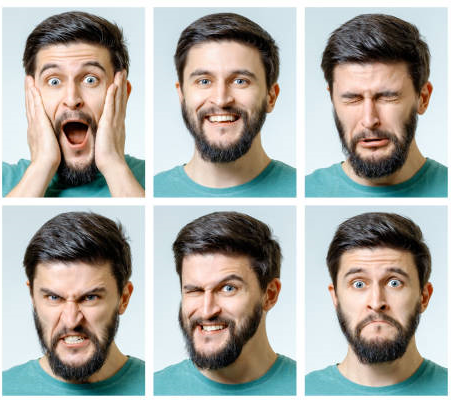
#> input picture assets/humans.PNG, 452 x 402 px
$ python tutorial5.py
#> lines starting #> are read from the running program, lines starting #| are printed output that depends on the picture; after the words box and inside, x2 and y2 are one past the last pixel; in counts of white or black regions, pixels touching at a corner belong together
import cv2

img = cv2.imread('assets/humans.PNG')
#> img is the input picture: shape (402, 452, 3); mean B, G, R 163.4, 169.2, 169.6

gray = cv2.cvtColor(img, cv2.COLOR_BGR2GRAY)
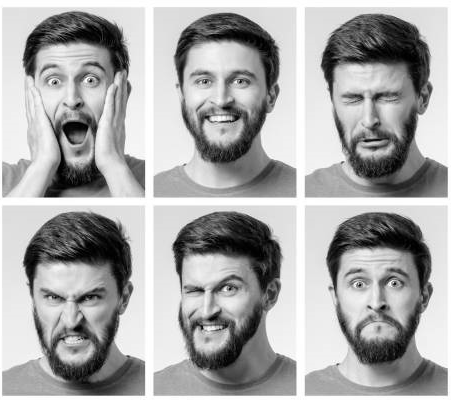
#> gray: shape (402, 452); min 0, max 255, mean 168.7

face_cascade = cv2.CascadeClassifier(cv2.data.haarcascades + "haarcascade_frontalface_default.xml")

faces = face_cascade.detectMultiScale(gray, 1.3, 5)
#> faces = [[25, 261, 94, 94], [175, 42, 97, 97], [23, 39, 101, 101], [323, 60, 98, 98], [164, 251, 98, 98], [325, 239, 106, 106]]

for x, y, w, h in faces:
    cv2.rectangle(img, (x, y), (x+w, y+h), (255, 0, 0), 2)
#> this loop made 6 passes
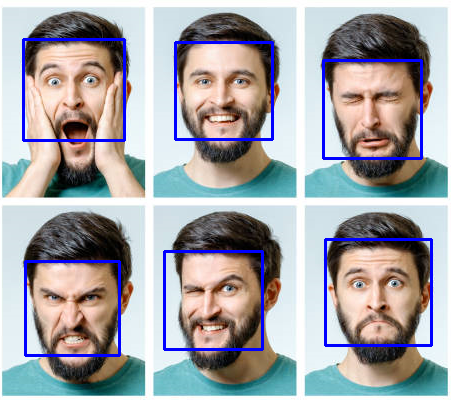
#> img: shape (402, 452, 3); 3.91% of pixels changed, all inside (x1, y1, x2, y2) = (22, 38, 433, 357)

cv2.imshow('face_detection',img)
cv2.waitKey(0)
cv2.destroyAllWindows()

$ run again, with assets/picofme.png copied over assets/humans.PNG
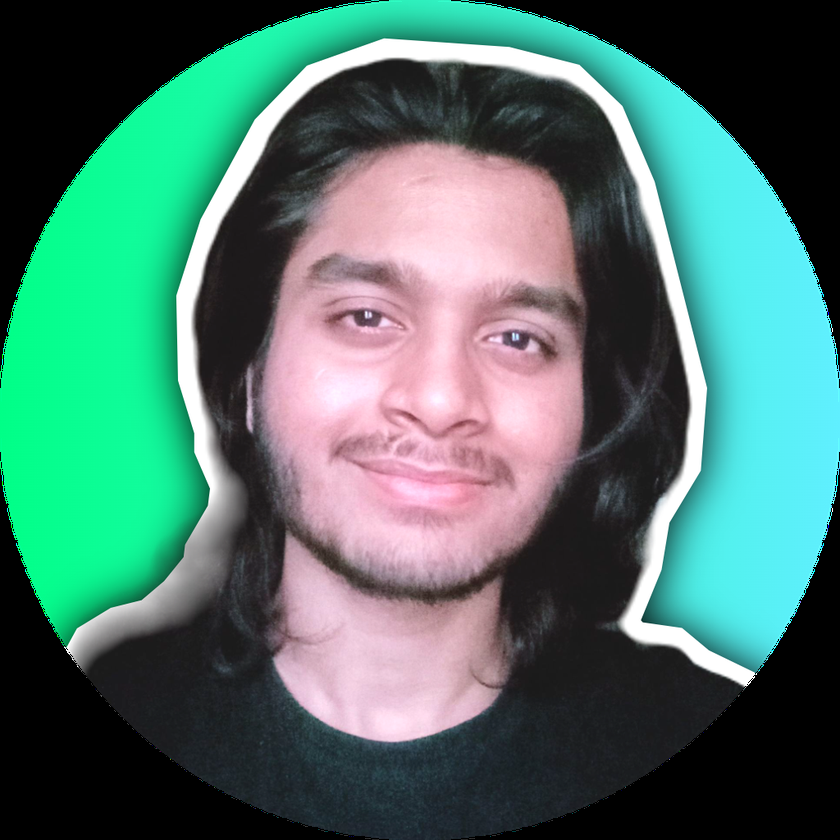
#> input picture assets/picofme.png, 840 x 840 px, shrunk from 1024 x 1024 before the run
#> img is the input picture: shape (840, 840, 3); mean B, G, R 106.7, 116, 78.1
#> `gray = cv2.cvtColor(img, cv2.COLOR_BGR2GRAY)`:
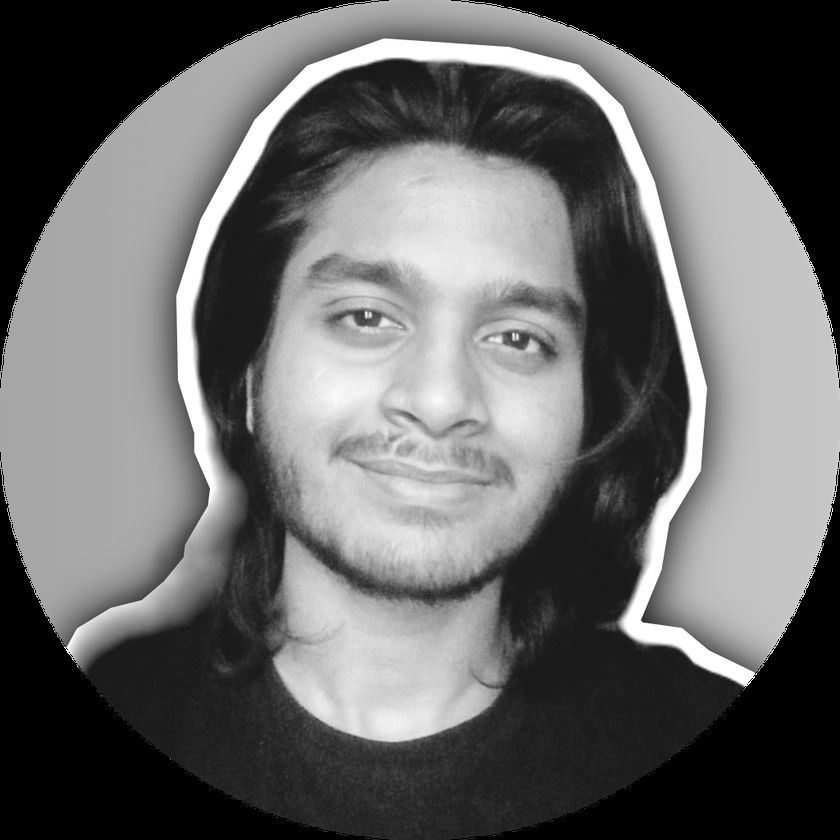
#> gray: shape (840, 840); min 0, max 255, mean 103.6
#> faces = [[246, 174, 393, 393]]
#> the loop `for x, y, w, h in faces:` made 1 pass
#> after the loop `for x, y, w, h in faces:`:
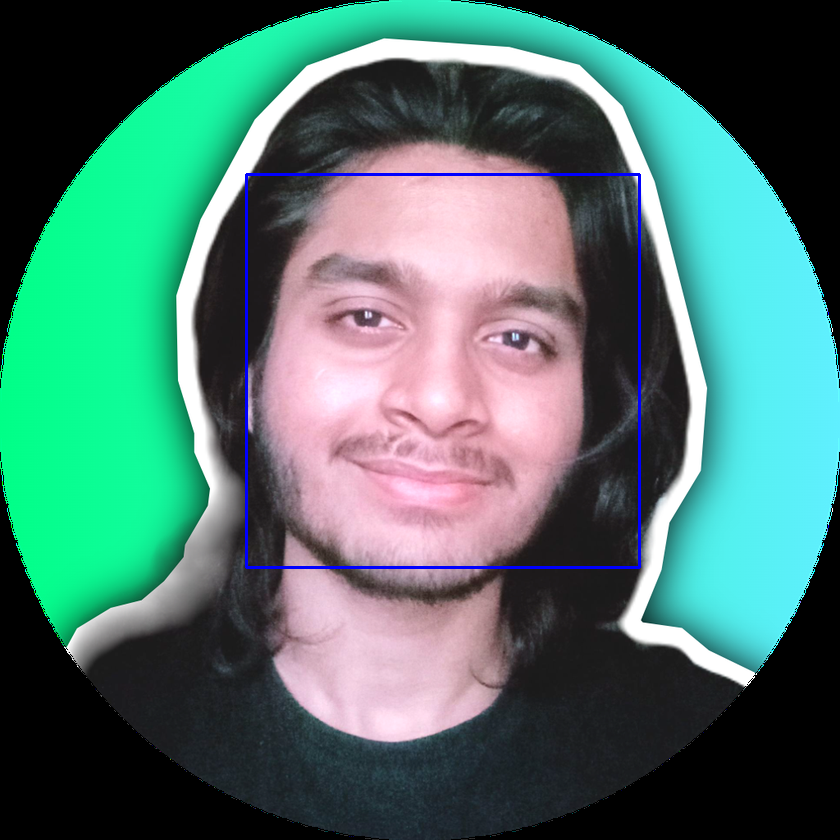
#> img: shape (840, 840, 3); 0.67% of pixels changed, all inside (x1, y1, x2, y2) = (245, 173, 641, 569)

$ run again, with assets/human.webp saved as assets/humans.PNG
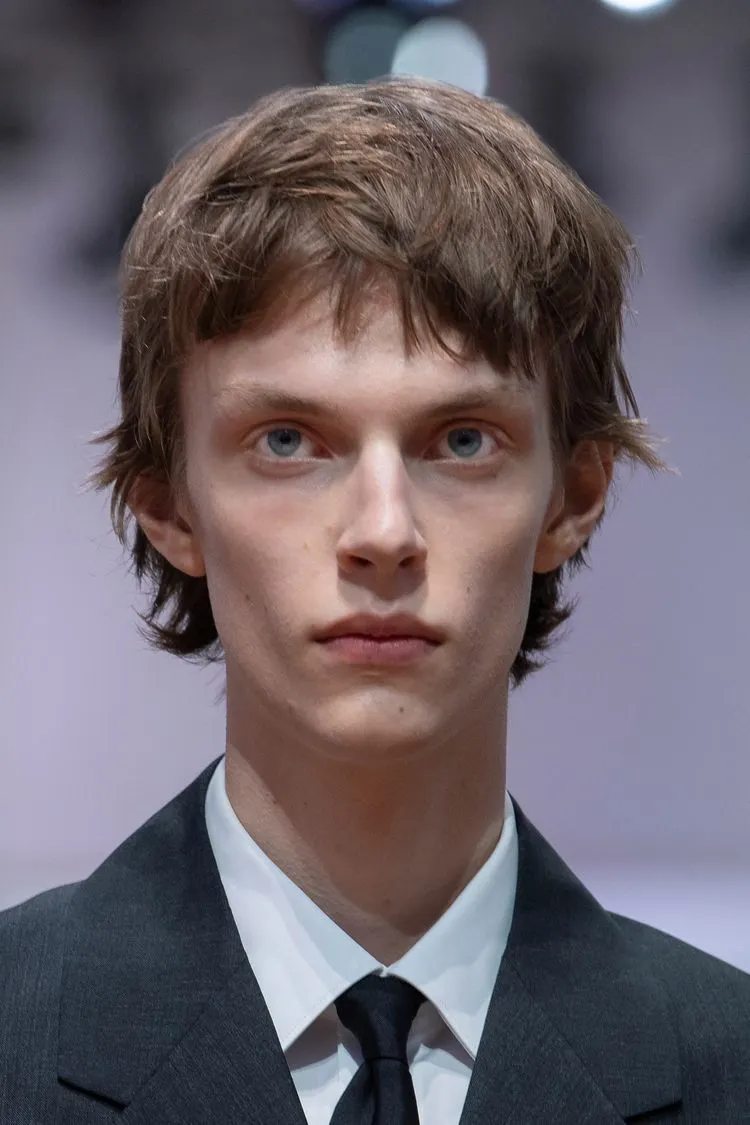
#> input picture assets/human.webp, 750 x 1125 px
#> img is the input picture: shape (1125, 750, 3); mean B, G, R 106.4, 98.7, 107.8
#> `gray = cv2.cvtColor(img, cv2.COLOR_BGR2GRAY)`:
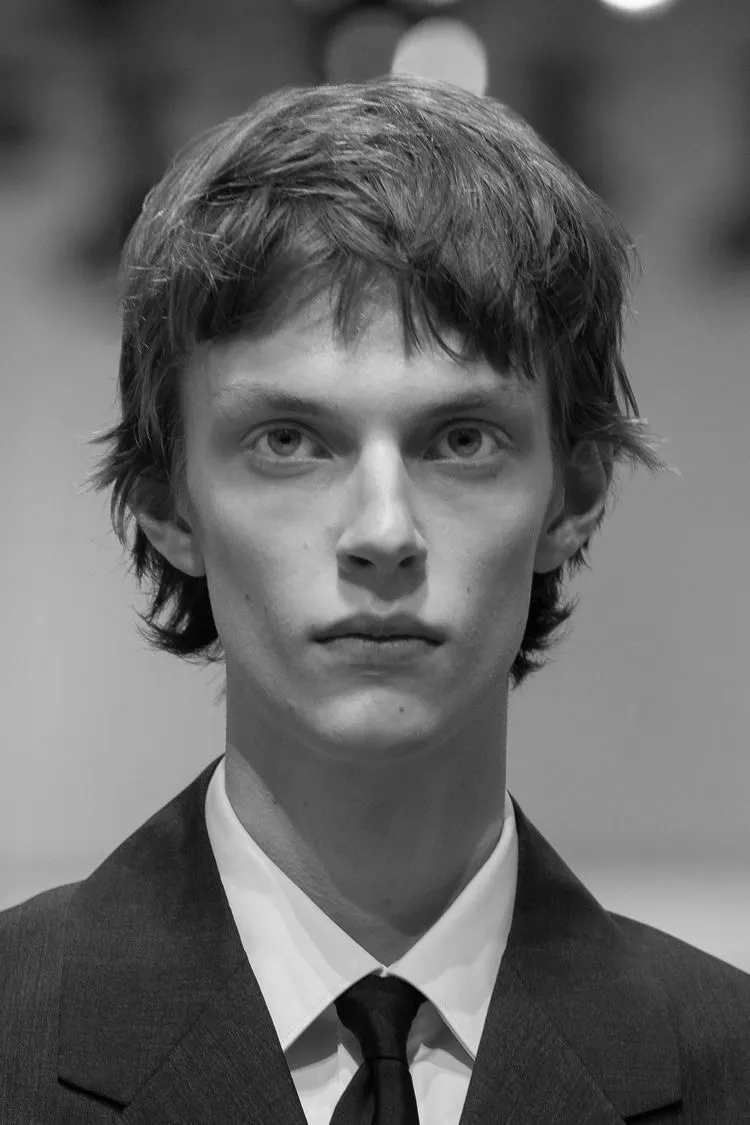
#> gray: shape (1125, 750); min 0, max 254, mean 102.3
#> faces = [[137, 255, 487, 487]]
#> the loop `for x, y, w, h in faces:` made 1 pass
#> after the loop `for x, y, w, h in faces:`:
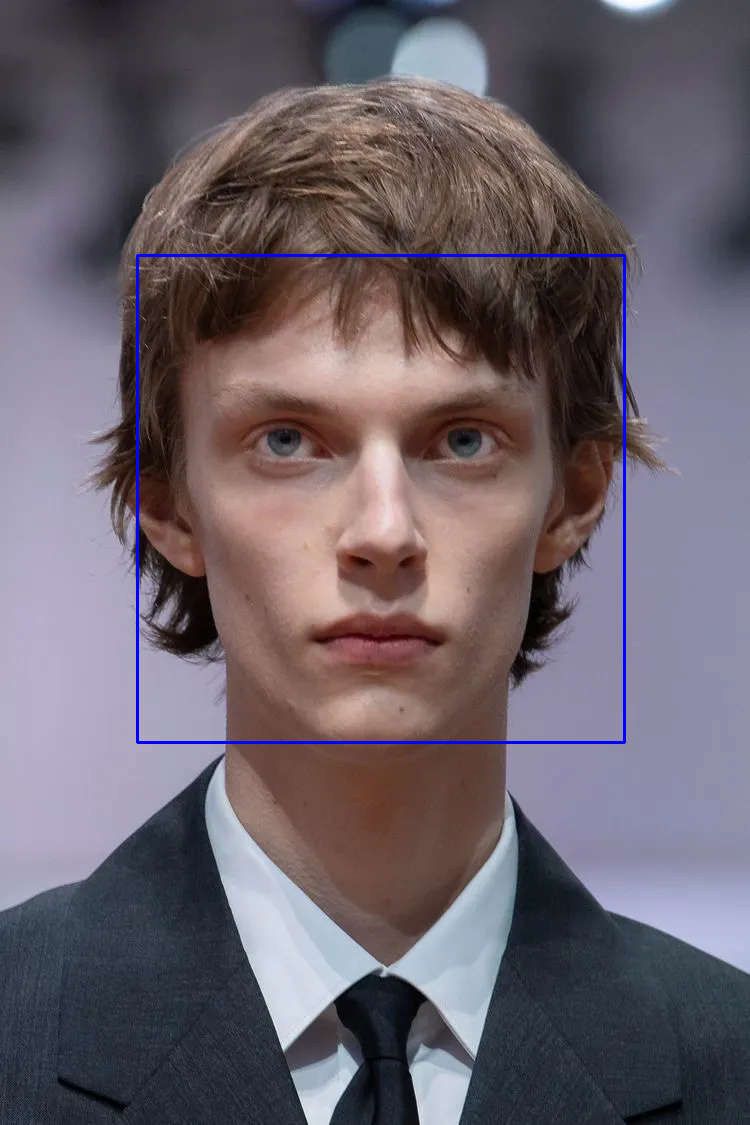
#> img: shape (1125, 750, 3); 0.69% of pixels changed, all inside (x1, y1, x2, y2) = (136, 254, 626, 744)

$ run again, with assets/soccer_practice.jpg saved as assets/humans.PNG
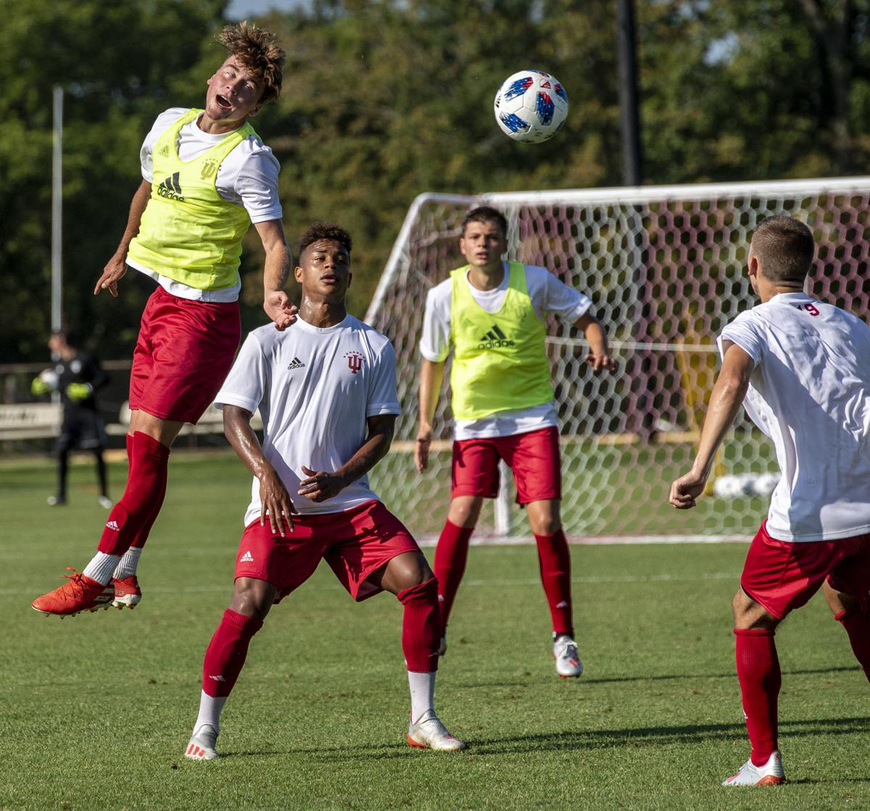
#> input picture assets/soccer_practice.jpg, 870 x 811 px, shrunk from 1200 x 1119 before the run
#> img is the input picture: shape (811, 870, 3); mean B, G, R 70.9, 96, 102.6
#> `gray = cv2.cvtColor(img, cv2.COLOR_BGR2GRAY)`:
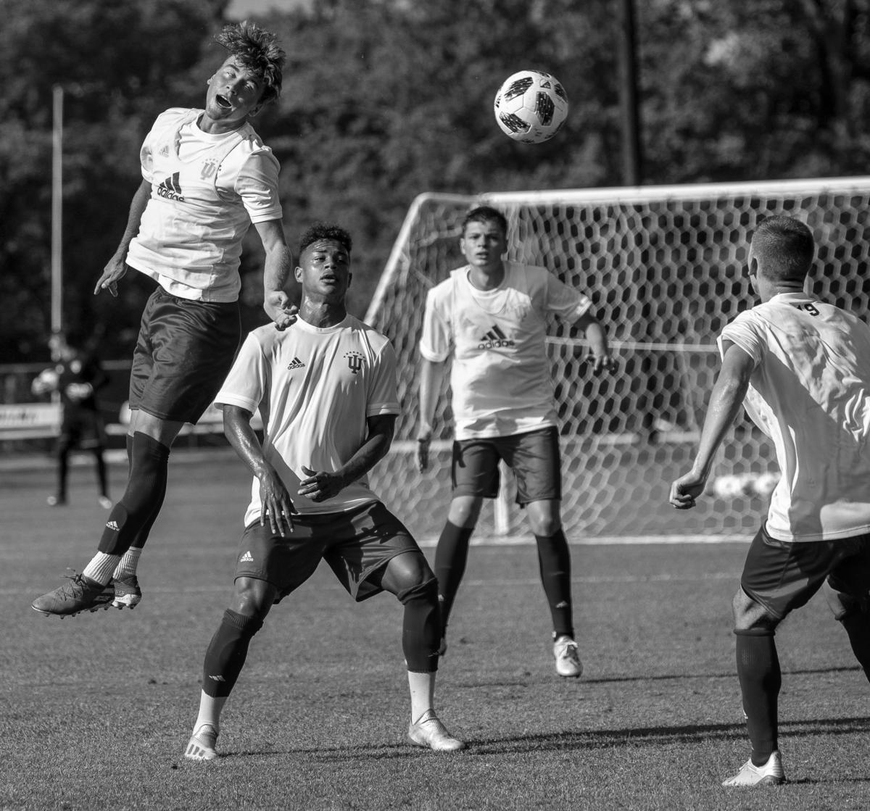
#> gray: shape (811, 870); min 0, max 255, mean 95.1
#> faces = [[458, 218, 51, 51]]
#> the loop `for x, y, w, h in faces:` made 1 pass
#> after the loop `for x, y, w, h in faces:`:
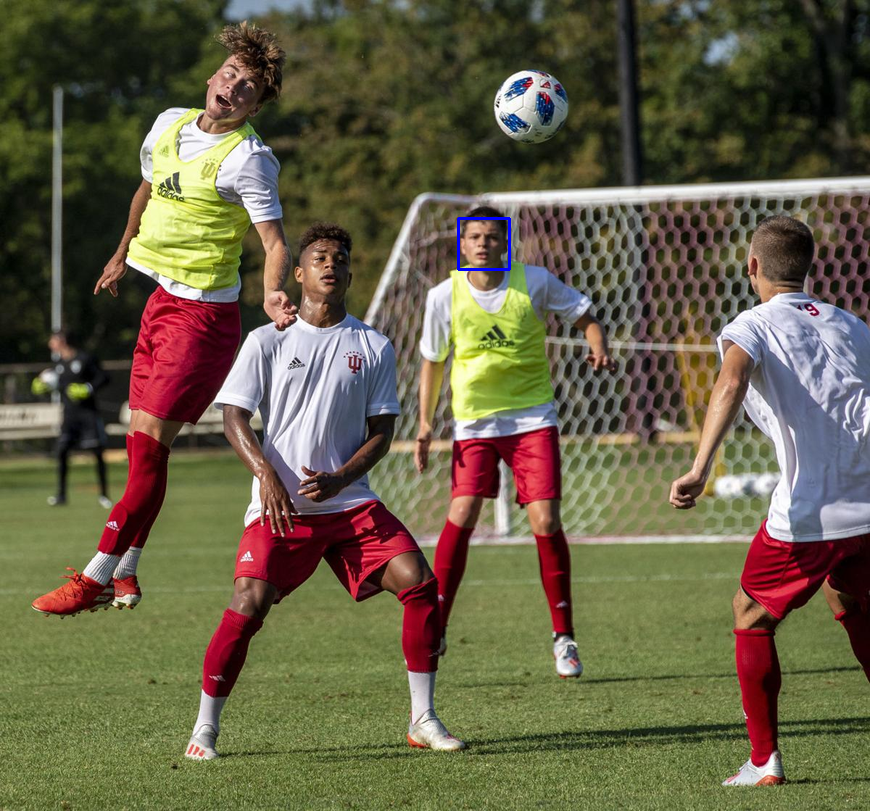
#> img: shape (811, 870, 3); 0.09% of pixels changed, all inside (x1, y1, x2, y2) = (457, 217, 511, 271)
